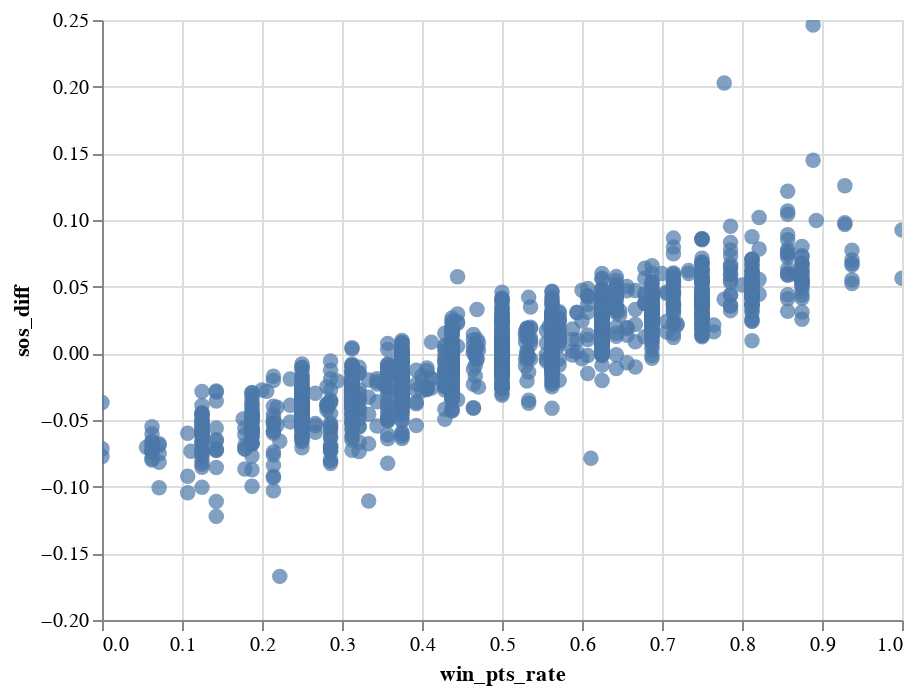

The notebook cell this image was saved under:
### Code cell
import altair as alt

season_records['sos_diff']=season_records['sos_adj']-season_records['sos']
source = season_records[season_records['season']>=1965].reset_index()

alt.Chart(source).mark_circle(size=60).encode(
    x='win_pts_rate',
    y='sos_diff',
    tooltip=['index', 'games_played']
).interactive()

### Figure 1 — Vega-Lite specification as saved in the notebook (floating-point values rounded to 4 significant figures; data arrays with more than 128 entries replaced by an {"elided": "..."} marker saying what was removed)
{"config": {"view": {"continuousWidth": 400, "continuousHeight": 300}}, "data": {"name": "data-74e500ade3c33f5e45353201e857a499"}, "mark": {"type": "circle", "size": 60}, "encoding": {"tooltip": [{"type": "nominal", "field": "index"}, {"type": "quantitative", "field": "games_played"}], "x": {"type": "quantitative", "field": "win_pts_rate"}, "y": {"type": "quantitative", "field": "sos_diff"}}, "selection": {"selector006": {"type": "interval", "bind": "scales", "encodings": ["x", "y"]}}, "$schema": "https://vega.github.io/schema/vega-lite/v4.8.1.json", "datasets": {"data-74e500ade3c33f5e45353201e857a499": {"elided": "1664 records"}}}
